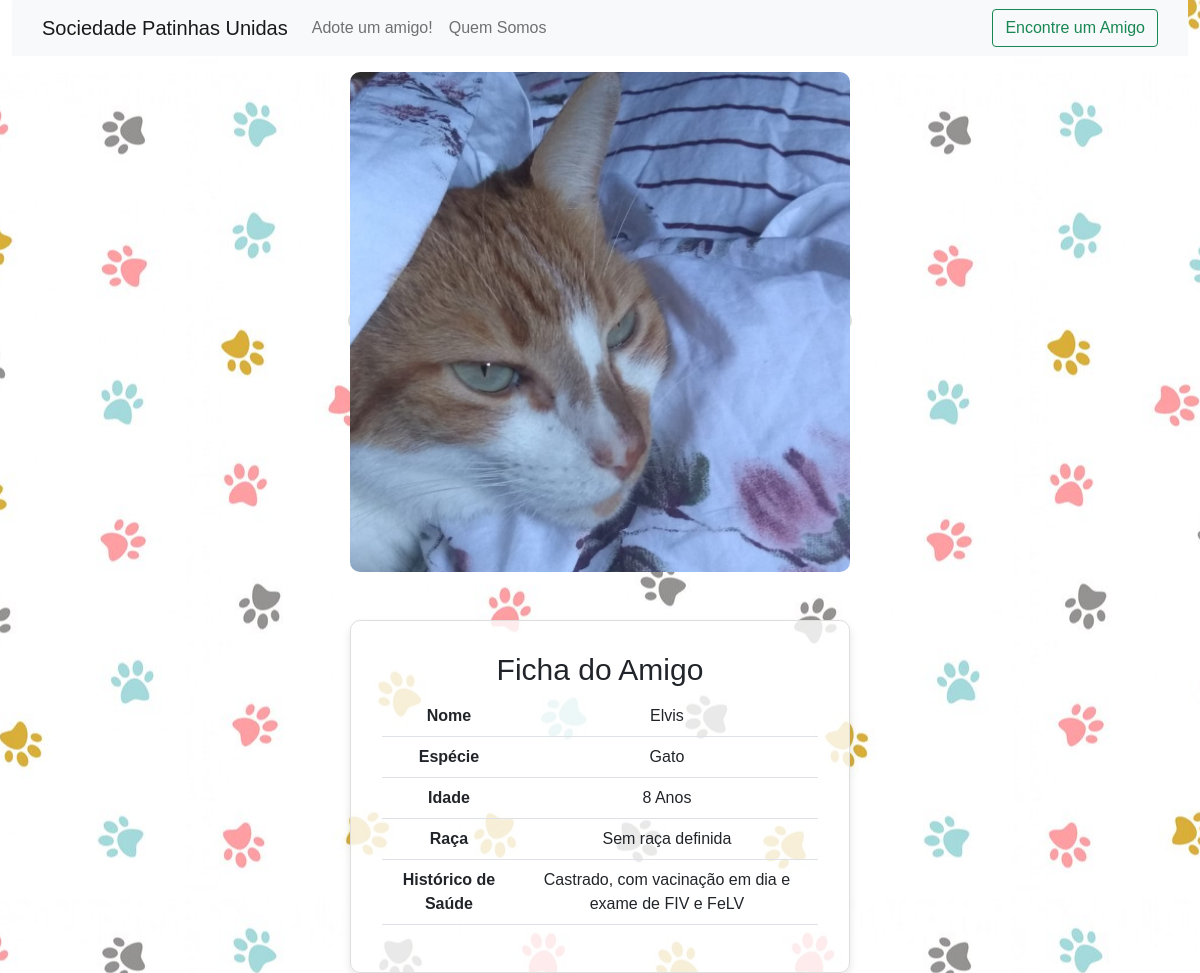
/animal/7/, run on the app's committed database.
### base/models.py (models this page shows, shortened)
class Animal(models.Model):
    id_ficha = models.IntegerField(null=True, blank=True)
    nome = models.CharField(max_length=100)
    especie = models.CharField(max_length=100)
    idade = models.IntegerField(null=True, blank=True)
    raca = models.CharField(max_length=100)
    historico_saude = models.CharField(max_length=100)
    foto = models.ImageField(upload_to='static', blank=True, null=True)
    class Meta:
        verbose_name= 'Ficha Animal'
        verbose_name_plural = 'Fichas Animais'
        ordering = ['nome']

### base/views.py (the view)
# urls.py: path('animal/<int:animal_id>/', animal_detail, name='animal_detail'),
def animal_detail(request, animal_id):
    animal = get_object_or_404(Animal, id=animal_id)
    return render(request, 'animal_detail.html', {'animal': animal})

### base/templates/animal_detail.html (shortened to what this page needs)
{% extends "base_site.html" %}
{% block content %}
<div class="container text-center mt-3 image-container">
  <div class="row">
      <div class="col">
          <a href="{% url 'animal_detail' animal_id=animal.id %}" class="square-crop">
              <img src="{{ animal.foto.url }}" class="img-fluid" alt="{{ animal.nome }}">
          </a>
      </div>
  </div>
</div>
<div class="container text-center mt-5 ficha-container">
  <div class="card-body">
      <h5 class="card-title">Ficha do Amigo</h5>
      <table class="table">
          <tbody>
              <tr>
                  <th scope="row" class="border-right pr-3">Nome</th>
                  <td>{{ animal.nome }}</td>
              </tr>
              <tr>
                  <th scope="row">Espécie</th>
                  <td>{{ animal.especie }}</td>
              </tr>
              <tr>
                  <th scope="row">Idade</th>
                  <td>{{ animal.idade }} Anos</td>
              </tr>
              <tr>
                  <th scope="row">Raça</th>
                  <td>{{ animal.raca }}</td>
              </tr>
              <tr>
                  <th scope="row">Histórico de Saúde</th>
                  <td>{{ animal.historico_saude }}</td>
              </tr>
          </tbody>
      </table>
  </div>
</div>
{% endblock %}

### base/static/css/styles.css (style rules this page uses)
body { background-image: url('../images/background.jpg'); background-repeat: repeat; background-position: center center; font-family: 'Tahoma', sans-serif; font-size: 16px; }
h1, h2, h3, h4, h5, h6 { font-family: 'Tahoma', sans-serif; font-size: 30px; }
.square-crop { overflow: hidden; border: 2px solid #ddd; border-radius: 10px; }
.square-crop img { max-width: 100%; height: auto; border-radius: 10px; }
.ficha-container { max-width: 500px; margin: 0 auto; background-color: rgba(255, 255, 255, 0.8); border: 1px solid #ddd; border-radius: 10px; padding: 15px; box-shadow: 0 4px 8px rgba(0, 0, 0, 0.1); }

### base/templates/animal_detail.html (style rules this page uses)
.square-crop { overflow: hidden; border: 2px solid #ddd; border-radius: 10px; margin-top: 50px; }
.square-crop img { max-width: 100%; max-height: 500px; height: auto; border-radius: 10px; }
.image-container { display: flex; justify-content: center; }

### data on the page
Animal: foto (picture), nome "Elvis", especie "Gato", idade "8", raca "Sem raça definida", historico_saude "Castrado, com vacinação em dia e exame de FIV e FeLV"
